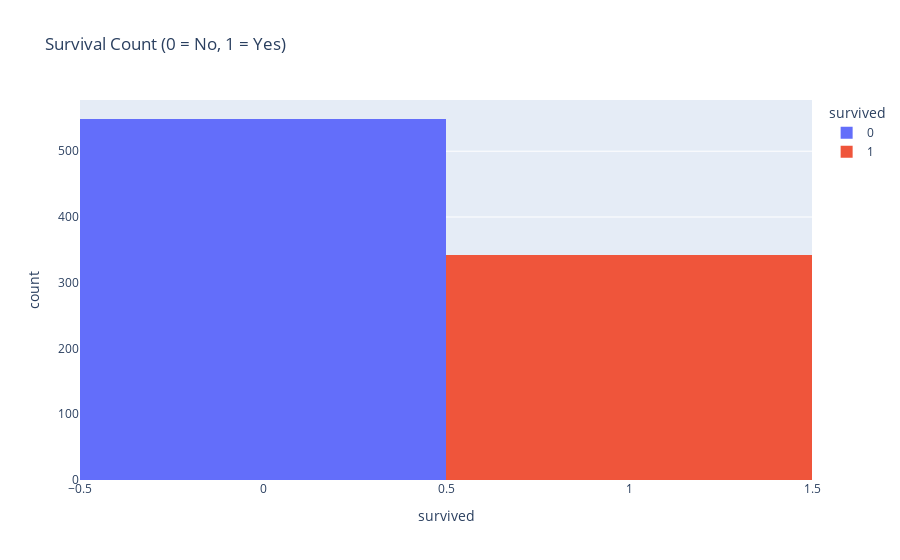

The notebook cell saved with this chart:
### Code cell
# 1. Survival Count
fig1 = px.histogram(df, x='survived', title='Survival Count (0 = No, 1 = Yes)', color='survived')
fig1.show()

### Figure 1 — Plotly figure (JSON) as saved in the notebook; plotly's stock layout.template omitted (floating-point values rounded to 4 significant figures; data arrays with more than 128 entries replaced by an {"elided": "..."} marker saying what was removed)
{"data": [{"bingroup": "x", "hovertemplate": "survived=%{x}<br>count=%{y}<extra></extra>", "legendgroup": "0", "marker": {"color": "#636efa", "pattern": {"shape": ""}}, "name": "0", "orientation": "v", "showlegend": true, "type": "histogram", "x": {"elided": "549 int values"}, "xaxis": "x", "yaxis": "y"}, {"bingroup": "x", "hovertemplate": "survived=%{x}<br>count=%{y}<extra></extra>", "legendgroup": "1", "marker": {"color": "#EF553B", "pattern": {"shape": ""}}, "name": "1", "orientation": "v", "showlegend": true, "type": "histogram", "x": {"elided": "342 int values"}, "xaxis": "x", "yaxis": "y"}], "layout": {"barmode": "relative", "legend": {"title": {"text": "survived"}, "tracegroupgap": 0}, "title": {"text": "Survival Count (0 = No, 1 = Yes)"}, "xaxis": {"anchor": "y", "categoryarray": [0, 1], "categoryorder": "array", "domain": [0, 1], "title": {"text": "survived"}}, "yaxis": {"anchor": "x", "domain": [0, 1], "title": {"text": "count"}}}}
